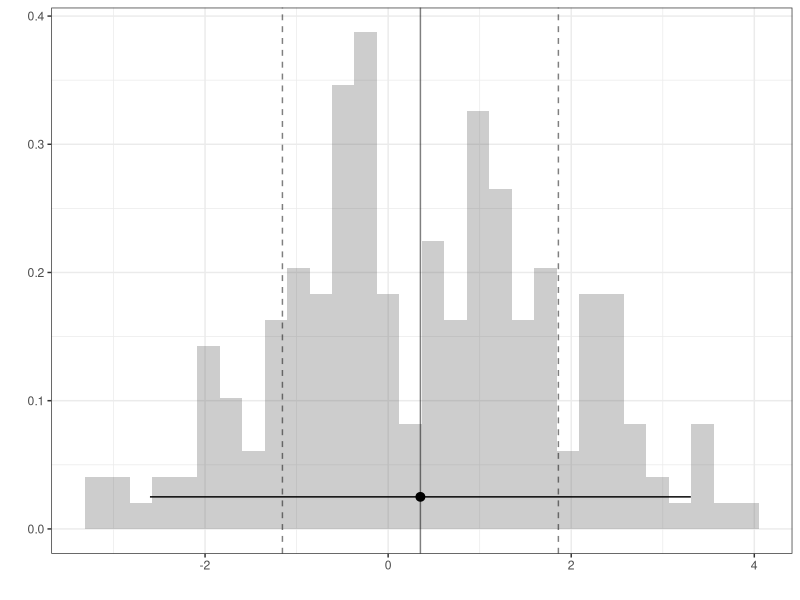
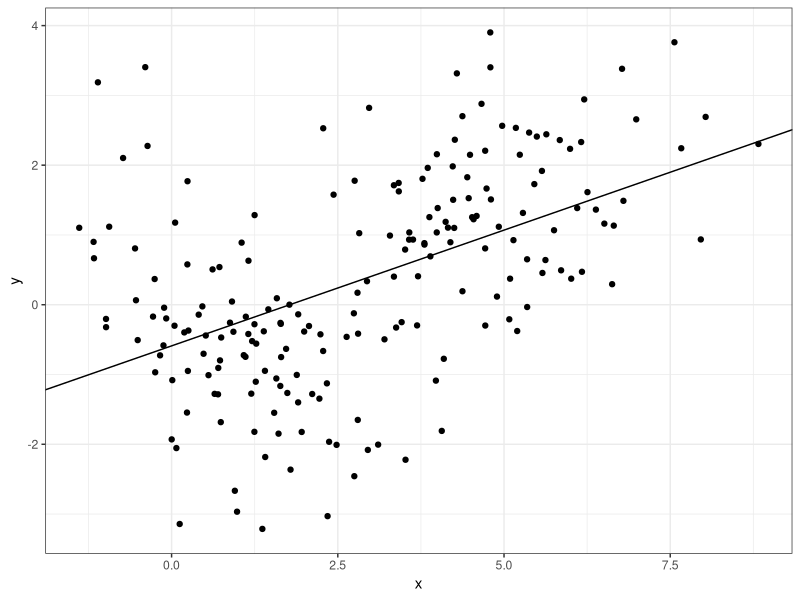
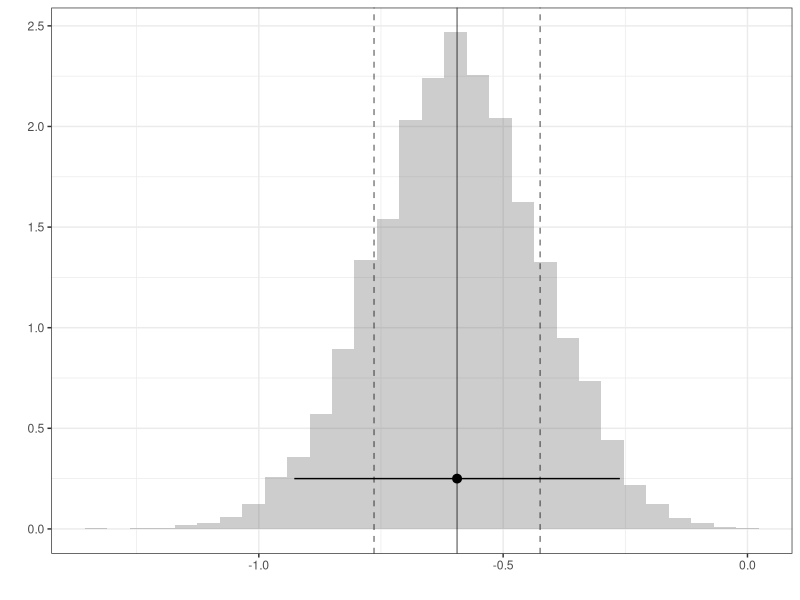
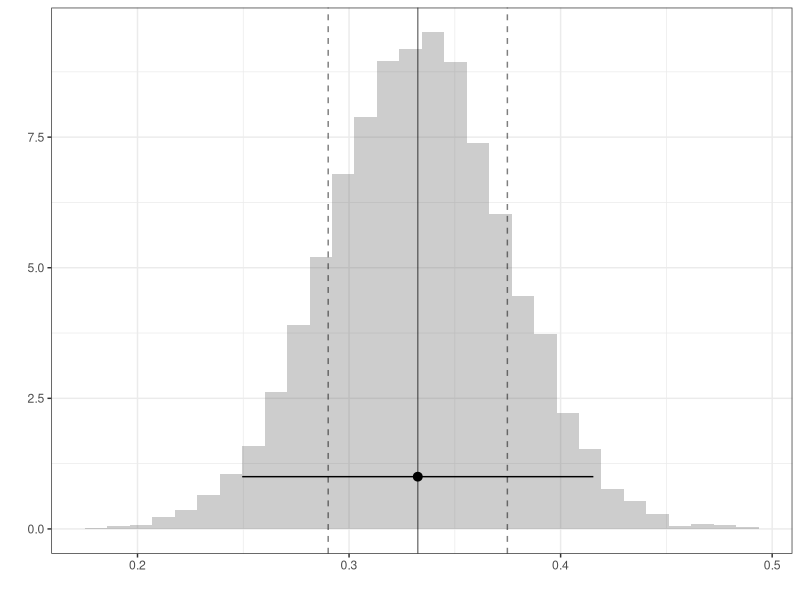

Generate these figures, in order, with R:
## ---- chunk 1
#| echo: false
library(ggplot2)
p3n <- 200
z <- c(rep(0,p3n/2),rep(1,p3n/2))
set.seed(220220)
x <-   z + rnorm(p3n,mean=1,sd=1) + z*rnorm(p3n,mean=3,sd = 1)
y <- (-0.5)*x + (.8)*x*z + rnorm(p3n)


dfp3 <- data.frame(y,x,z)
df<-dfp3


q2<- ggplot(data = dfp3, aes(x = x, y = y)) +
  geom_point() +
  xlab("x") +
  ylab("y") +
  theme_bw() 
n<-p3n


modone<- lm(y~x,data=dfp3)

## ---- chunk 2
#| echo: true
B=10000
beta_0<- rep(NA,B)
beta_1<- rep(NA,B)
for( b in 1:B ){
bootind = sample(1:n,size=n,replace=T)
dfboot = df[bootind,]
mod<- lm(y~x, data=dfboot)
beta_0[b] = mod$coef[1]
beta_1[b] = mod$coef[2]
}
## ---- chunk 3
#| out-height: 3.5in
#| fig-ncol: 2
#| fig-subcap:
#|  -  Histogram of the vector Y's elements
#|  -  Scatterplot of X and Y
ggplot() + geom_histogram(aes(x=y,     y=after_stat(density)), alpha=.3) + 
           geom_vline(aes(xintercept=mean(y)), alpha=.5) + 
           geom_vline(aes(xintercept=mean(y)+c(-1,1)*sd(y)), linetype='dashed', alpha=.5) + 
           geom_pointrange(aes(x=mean(y), xmin=mean(y)-1.96*sd(y), xmax=mean(y)+1.96*sd(y), y=.025)) + theme_bw() + xlab('') + ylab('')

q2 + geom_abline(slope=modone$coef[2], intercept=modone$coef[1])
## ---- chunk 4
#| out-height: 3.5in
#| fig-ncol: 2
#| fig-subcap:
#|  -  Histogram of the beta_0's elements
#|  -  Histogram of the beta_1's elements
ggplot() + geom_histogram(aes(x=beta_0, y=after_stat(density)), alpha=.3) + 
           geom_vline(aes(xintercept=mean(beta_0)), alpha=.5) + 
           geom_vline(aes(xintercept=mean(beta_0)+c(-1,1)*sd(beta_0)), linetype='dashed', alpha=.5) + 
           geom_pointrange(aes(x=mean(beta_0), xmin=mean(beta_0)-1.96*sd(beta_0), xmax=mean(beta_0)+1.96*sd(beta_0), y=.25)) + theme_bw() + xlab('') + ylab('')

ggplot() + geom_histogram(aes(x=beta_1, y=after_stat(density)), alpha=.3) + 
           geom_vline(aes(xintercept=mean(beta_1)), alpha=.5) + 
           geom_vline(aes(xintercept=mean(beta_1)+c(-1,1)*sd(beta_1)), linetype='dashed', alpha=.5) + 
           geom_pointrange(aes(x=mean(beta_1), xmin=mean(beta_1)-1.96*sd(beta_1), xmax=mean(beta_1)+1.96*sd(beta_1), y=1)) + theme_bw() + xlab('') + ylab('')
